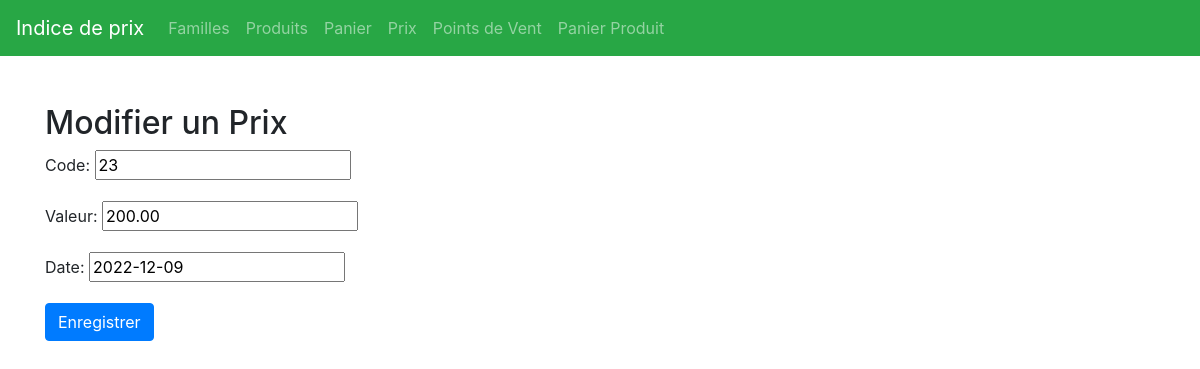
Page /prix/update/1/ on the committed database.
### app_22240/models.py (models this page shows, shortened)
class Prix(models.Model):
    code = models.CharField(max_length=50,default=0)
    valeur = models.DecimalField(max_digits=10, decimal_places=2)
    date = models.DateField()

### app_22240/views.py (the view)
# urls.py: path('prix/update/<int:pk>/', views.PrixUpdate.as_view(), name='prix_update'),
class PrixUpdate(UpdateView):
    model =  Prix
    fields = '__all__'
    success_url = reverse_lazy('prix_list')

### app_22240/templates/app_22240/prix_form.html (shortened to what this page needs)
{% extends 'base.html' %}
{% block content %}
<div class="container mt-5">
    <h2>{% if form.instance.pk %}Modifier{% else %}Créer{% endif %} un Prix</h2>
    <form method="post">
        {{ form.as_p }}
        <button type="submit" class="btn btn-primary">Enregistrer</button>
    </form>
</div>
{% endblock %}

### rows in the picture
Prix: code "23", valeur "200.00", date "2022-12-09"
